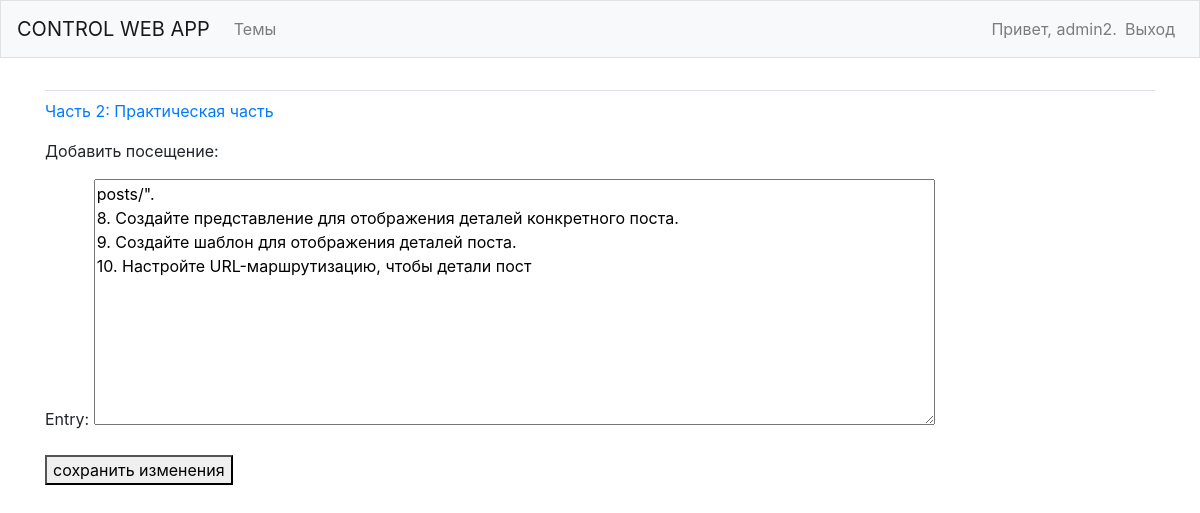
The page /edit_entry/2/ (signed in) on the database its author committed.
### ControlApp/models.py (models this page shows, shortened)
class Post(models.Model):
    text = models.CharField(max_length=200)
    date_added = models.DateTimeField(auto_now_add=True)
    owner = models.ForeignKey(User, on_delete=models.CASCADE)
    def __str__(self):
        return self.text

class Entry(models.Model):
    topic = models.ForeignKey(Post, on_delete=models.CASCADE)
    text = models.TextField()
    date_added = models.DateTimeField(auto_now_add=True)
    class Meta:
        verbose_name_plural = 'entries'

### ControlApp/views.py (the view)
# urls.py: path('edit_entry/<int:entry_id>/', views.edit_entry, name='edit_entry'),
@login_required
def edit_entry(request, entry_id):
    entry = Entry.objects.get(id=entry_id)
    topic = entry.topic
    if request.method != 'POST':
        form = EntryForm(instance=entry)
    else:
        form = EntryForm(instance=entry, data=request.POST)
        if form.is_valid():
            form.save()
            return redirect('ControlApp:topic', topic_id=topic.id)
    context = {'entry': entry, 'topic': topic, 'form': form}
    return render(request, 'ControlApp/edit_entry.html', context)

### ControlApp/forms.py
class EntryForm(forms.ModelForm):
    class Meta:
        model = Entry
        fields = ['text']
        labels = {'text': 'Entry:'}
        widgets = {'text': forms.Textarea(attrs={'cols': 80})}

### ControlApp/templates/ControlApp/edit_entry.html (shortened to what this page needs)
{% extends "ControlApp/base.html" %}
{% block content %}
  <p><a href="{% url 'ControlApp:topic' topic.id %}">{{ topic }}</a></p>
  <p>Добавить посещение:</p>
  <form action="{% url 'ControlApp:edit_entry' entry.id %}" method='post'>
    {{ form.as_p }}
    <button name="submit">сохранить изменения</button>
  </form>
{% endblock content %}

### ControlApp/templates/ControlApp/base.html (shortened to what this page needs)
{% load bootstrap4 %}
<!doctype html>
<html lang="en">
 <head>
   {% bootstrap_css %}
</head>
<body>
    <nav class="navbar navbar-expand-md navbar-light bg-light mb-4 border">
      <a class="navbar-brand" href="{% url 'ControlApp:index'%}">CONTROL WEB APP</a>
        <div class="collapse navbar-collapse" id="navbarCollapse">
            <ul class="navbar-nav mr-auto">
                <li class="nav-item">
                    <a class="nav-link" href="{% url 'ControlApp:topics'%}">Темы</a>
                </li>
            </ul>
            <ul class="navbar-nav ml-auto">
                {% if user.is_authenticated %}
                <li class="nav-item">
                    <span class="navbar-text">Привет, {{ user.username }}.</span>
                </li>
                <li class="nav-item">
                    <a class="nav-link" href="{% url 'ControlAppUsers:logout' %}">Выход</a>
                </li>
                {% endif %}
            </ul>
            </div>
              </nav>
              <main role="main" class="container">
                <div class="pb-2 mb-2 border-bottom">
                </div>
                <div>
                    {% block content %}{% endblock content %}
                </div>
            </main>
</body>
</html>

### rows shown on the page
Post: text "Часть 2: Практическая часть"
Entry: text "posts/\". 8. Создайте представление для отображения деталей конкретного поста. 9. Создайте шаблон для отображения деталей поста. 10. Настройте URL-маршрутизацию, чтобы детали пост"

### other values the page prints
{{ user.username }} "admin2"
